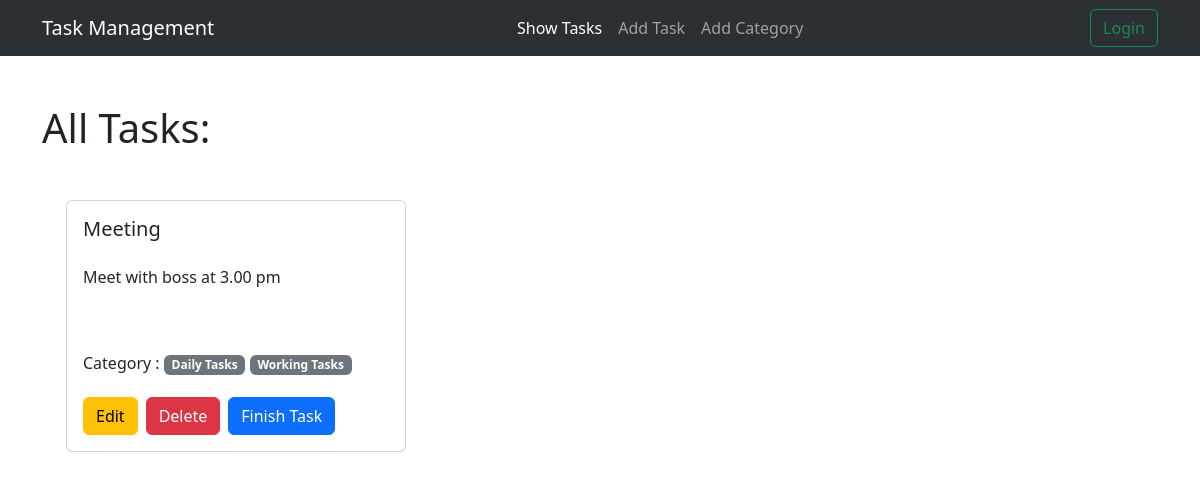
Before: / with the older database file.
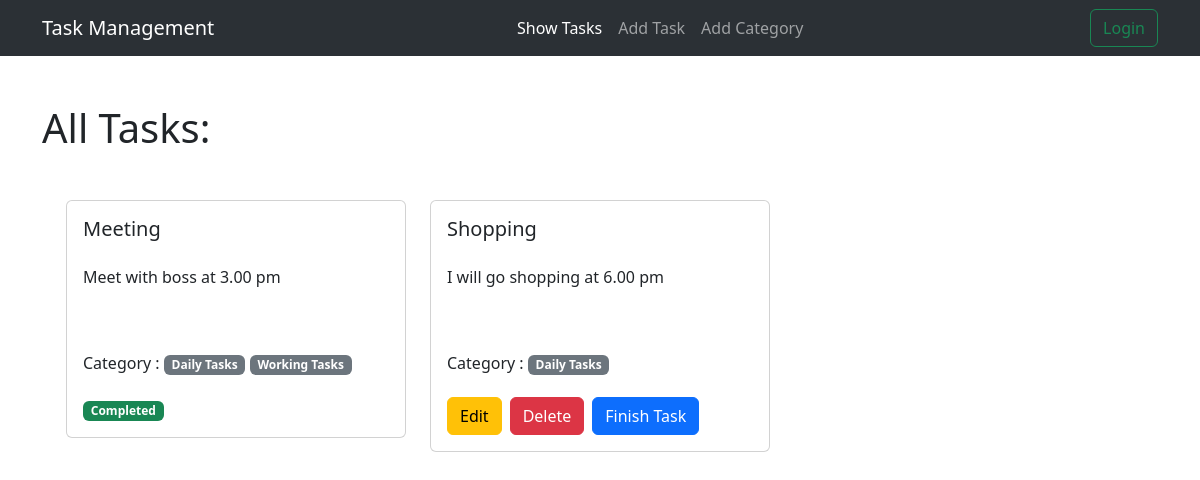
After: the same page with the newer database file.
### tasks/models.py (models this page shows, shortened)
class Task(models.Model):
    title = models.CharField(max_length=50)
    description = models.TextField()
    is_completed = models.BooleanField(default=False)
    created_at = models.DateTimeField(auto_now_add=True)
    categories = models.ManyToManyField(Category)

### categories/models.py (models this page shows, shortened)
class Category(models.Model):
    name = models.CharField(max_length=50)

### task_management_system/views.py (the view)
# urls.py: path("", home, name="home"),
def home(request):
    task = Task.objects.all()
    return render(request, "home.html", {"data": task})

### templates/home.html (shortened to what this page needs)
{% extends 'base.html' %}
{% block content %}
    <h1>All Tasks:</h1>
    <div class="row container my-5 mx-auto">
        {% for task in data %}
            <div class="col-md-4 mb-3 mb-sm-0">
                <div class="card">
                    <div class="card-body">
                        <h5 class="card-title" style="height: 40px; overflow: hidden;">{{task.title}}</h5>
                        <p class="card-text" style="height: 70px; overflow: hidden;">{{task.description}}</p>
                        <p class="mb-3" style="height: 30px; overflow: hidden;">
                            Category :
                            {% for category in task.categories.all %}
                                <span class="badge text-bg-secondary">{{category.name}}</span>
                            {% endfor %}
                        </p>
                        {% if task.is_completed %}
                            <span class="badge text-bg-success">Completed</span>
                        {% else %}
                            <div class="d-flex gap-2">
                                <a href="{% url 'edit_task' task.id %}" class="btn btn-warning">Edit</a>
                                <a href="{% url 'delete_task' task.id %}" class="btn btn-danger">Delete</a>
                                <a href="{% url 'complete_task' task.id %}" class="btn btn-primary">Finish Task</a>
                            </div>
                        {% endif %}
                    </div>
                </div>
            </div>
        {% endfor %}
    </div>
{% endblock %}

### templates/base.html (shortened to what this page needs)
<!DOCTYPE html>
<html lang="en">
<head>
    <link rel="stylesheet" href="https://cdn.jsdelivr.net/npm/bootstrap@5.3.3/dist/css/bootstrap.min.css">
</head>
<body>
    <nav class="navbar navbar-expand-lg bg-body-tertiary" data-bs-theme="dark">
        <div class="container-fluid container">
            <a class="navbar-brand" href="{% url 'home' %}">Task Management</a>
            <div class="collapse navbar-collapse" id="navbarSupportedContent">
                <ul class="navbar-nav mx-auto mb-2 mb-lg-0">
                    <li class="nav-item md:mx-2">
                        <a class="nav-link active" aria-current="page" href="{% url 'home' %}">Show Tasks</a>
                    </li>
                    <li class="nav-item md:mx-2">
                        <a class="nav-link" href="{% url 'add_task' %}">Add Task</a>
                    </li>
                    <li class="nav-item md:mx-2">
                        <a class="nav-link" href="{% url 'add_category' %}">Add Category</a>
                    </li>
                </ul>
                <form class="d-flex" >
                    <button class="btn btn-outline-success" type="submit">Login</button>
                </form>
            </div>
        </div>
    </nav>
    <div class="container my-5">
        {% block content %}
        {% endblock %}
    </div>
</body>
</html>

Changed rows visible on the page:
changed Task "Meeting": is_completed "Edit Delete Finish Task" → "Completed"
added Task: title "Shopping", description "I will go shopping at 6.00 pm", is_completed "Edit", Category (name "Daily Tasks")
